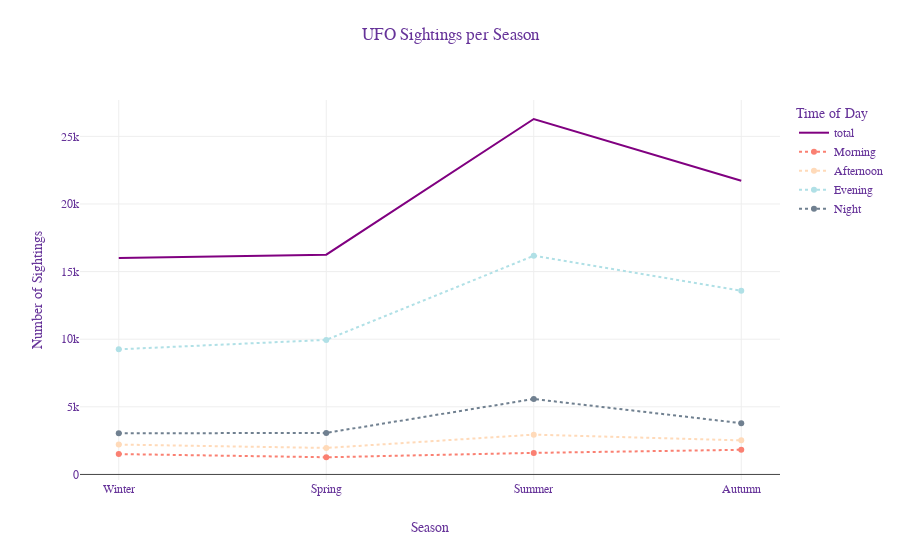

This figure's notebook cell:
### Code cell
# Create line graph of ufo sightings per season
fig = px.line(seasons, 
              title='UFO Sightings per Season', 
              labels={'index':'Season', 'value':'Number of Sightings'})

# Update line color
fig.update_traces(line_color='purple')

# Add line graph for morning sightings
fig.add_scatter(x=morning.index, 
                y=morning.values, 
                name='Morning', 
                line=dict(color='salmon', width=2, dash='dot'))

# Add line graph for afternoon sightings
fig.add_scatter(x=afternoon.index, 
                y=afternoon.values, 
                name='Afternoon', 
                line=dict(color='peachpuff', width=2, dash='dot'))

# Add line graph for evening sightings
fig.add_scatter(x=evening.index,
                y=evening.values, 
                name='Evening', 
                line=dict(color='powderblue', width=2, dash='dot'))

# Add line graph for night sightings
fig.add_scatter(x=night.index,
                y=night.values, 
                name='Night', 
                line=dict(color='slategrey', width=2, dash='dot'))

# Update layout
fig.update_layout(
    title={
        'text': "UFO Sightings per Season",
        'y':0.95,
        'x':0.5,
        'xanchor': 'center',
        'yanchor': 'top'},
    xaxis_title="Season",
    yaxis_title="Number of Sightings",
    legend_title="Time of Day",
    font=dict(
        family="Courier New, monospace",
        size=12,
        color="RebeccaPurple"
    )
)

# Show figure
fig.show()

### Figure 1 — Plotly figure (JSON) as saved in the notebook; plotly's stock layout.template omitted (floating-point values rounded to 4 significant figures)
{"data": [{"hovertemplate": "variable=total<br>season=%{x}<br>Number of Sightings=%{y}<extra></extra>", "legendgroup": "total", "line": {"color": "purple", "dash": "solid"}, "marker": {"symbol": "circle"}, "mode": "lines", "name": "total", "orientation": "v", "showlegend": true, "type": "scatter", "x": ["Winter", "Spring", "Summer", "Autumn"], "xaxis": "x", "y": [16007, 16249, 26283, 21718], "yaxis": "y"}, {"line": {"color": "salmon", "dash": "dot", "width": 2}, "name": "Morning", "type": "scatter", "x": ["Winter", "Spring", "Summer", "Autumn"], "y": [1506, 1271, 1594, 1822]}, {"line": {"color": "peachpuff", "dash": "dot", "width": 2}, "name": "Afternoon", "type": "scatter", "x": ["Winter", "Spring", "Summer", "Autumn"], "y": [2210, 1957, 2943, 2519]}, {"line": {"color": "powderblue", "dash": "dot", "width": 2}, "name": "Evening", "type": "scatter", "x": ["Winter", "Spring", "Summer", "Autumn"], "y": [9253, 9948, 16168, 13586]}, {"line": {"color": "slategrey", "dash": "dot", "width": 2}, "name": "Night", "type": "scatter", "x": ["Winter", "Spring", "Summer", "Autumn"], "y": [3038, 3073, 5578, 3791]}], "layout": {"font": {"color": "RebeccaPurple", "family": "Courier New, monospace", "size": 12}, "legend": {"title": {"text": "Time of Day"}, "tracegroupgap": 0}, "title": {"text": "UFO Sightings per Season", "x": 0.5, "xanchor": "center", "y": 0.95, "yanchor": "top"}, "xaxis": {"anchor": "y", "domain": [0, 1], "title": {"text": "Season"}}, "yaxis": {"anchor": "x", "domain": [0, 1], "title": {"text": "Number of Sightings"}}}}
